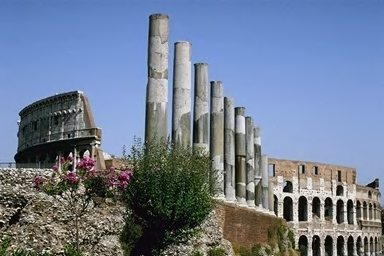
#> input picture data/test/202.jpg, 384 x 256 px
$ python test_lbp.py
#> lines starting #> are read from the running program, lines starting #| are printed output that depends on the picture; long printed decimals are rounded
### app/descriptors/lbp.py
import cv2
import numpy as np


def extract_lbp_histogram(
    image_path,
    radius=1,
    n_points=8
):
    """
    Extract a Local Binary Pattern (LBP) histogram.

    Parameters
    ----------
    image_path : str or Path
        Path to the image.

    radius : int
        Radius of the circular neighborhood.

    n_points : int
        Number of neighboring points.

    Returns
    -------
    numpy.ndarray
        Normalized LBP histogram.
    """
#> called with radius = 1, n_points = 8

    # --------------------------------------------------------
    # 1. Read image
    # --------------------------------------------------------

    image = cv2.imread(str(image_path))
#> image is the input picture: shape (256, 384, 3); mean B, G, R 146.9, 125.1, 111.8

    if image is None:
        raise ValueError(
            f"Impossible de lire l'image : {image_path}"
        )

    # --------------------------------------------------------
    # 2. Convert to grayscale
    # --------------------------------------------------------

    gray = cv2.cvtColor(
        image,
        cv2.COLOR_BGR2GRAY
    )
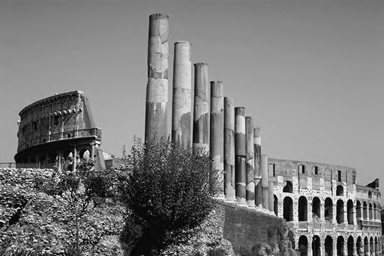
#> gray: shape (256, 384); min 0, max 254, mean 123.6

    # --------------------------------------------------------
    # 3. Calculate LBP
    # --------------------------------------------------------

    lbp = np.zeros_like(
        gray,
        dtype=np.uint8
    )

    height, width = gray.shape
#> height = 256; width = 384

    for y in range(radius, height - radius):

        for x in range(radius, width - radius):

            center = gray[y, x]

            binary_value = 0

            for point in range(n_points):

                angle = (
                    2 * np.pi * point / n_points
                )

                neighbor_x = int(
                    round(
                        x + radius * np.cos(angle)
                    )
                )

                neighbor_y = int(
                    round(
                        y - radius * np.sin(angle)
                    )
                )

                neighbor = gray[
                    neighbor_y,
                    neighbor_x
                ]

                if neighbor >= center:

                    binary_value |= (
                        1 << point
                    )

            lbp[y, x] = binary_value
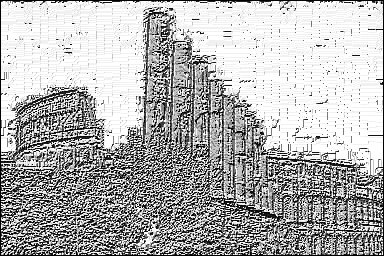
#> lbp: shape (256, 384); min 0, max 255, mean 177.1

    # --------------------------------------------------------
    # 4. Build histogram
    # --------------------------------------------------------

    histogram, _ = np.histogram(
        lbp.ravel(),
        bins=256,
        range=(0, 256)
    )
#> histogram = 256 values, max 25517 at index 255, min 6 at index 170, mean 384

    # --------------------------------------------------------
    # 5. Normalize histogram
    # --------------------------------------------------------

    histogram = histogram.astype(
        np.float32
    )

    histogram /= (
        histogram.sum() + 1e-8
    )
#> histogram = 256 values, max 0.26 at index 255, min 6.1e-05 at index 170, mean 0.00391

    return histogram

### scripts/test_lbp.py
from pathlib import Path
import sys

import numpy as np


# ============================================================
# PROJECT ROOT
# ============================================================

PROJECT_ROOT = Path(__file__).resolve().parents[1]

sys.path.insert(
    0,
    str(PROJECT_ROOT)
)


# ============================================================
# IMPORT
# ============================================================

from app.descriptors.lbp import (
    extract_lbp_histogram
)


# ============================================================
# TEST IMAGE
# ============================================================

IMAGE_PATH = (
    PROJECT_ROOT
    / "data"
    / "test"
    / "202.jpg"
)


# ============================================================
# EXTRACT LBP
# ============================================================

feature = extract_lbp_histogram(
    IMAGE_PATH
)
#> feature has the same summary as histogram in extract_lbp_histogram


# ============================================================
# DISPLAY RESULTS
# ============================================================

print("=" * 60)
print("TEST LBP")
print("=" * 60)

print(
    f"Image : {IMAGE_PATH.name}"
)

print(
    f"Dimension du descripteur : {feature.shape[0]}"
)
#| Dimension du descripteur : 256

print(
    f"Somme du histogramme : {feature.sum():.6f}"
)
#| Somme du histogramme : 1.000

print(
    f"Minimum : {feature.min():.6f}"
)
#| Minimum : 6.1e-05

print(
    f"Maximum : {feature.max():.6f}"
)
#| Maximum : 0.2596

print(
    "\nPremières valeurs :"
)

print(
    feature[:20]
)
#| [0.04865 0.008809 0.00413 0.004618 0.008291 0.001617
#|  0.003672 0.005188 0.004079 0.0009867 0.0007528 0.000651
#|  0.003682 0.001119 0.003215 0.005951 0.007385 0.002858
#|  0.001088 0.0008443]

print("=" * 60)

$ run again, with data/test/204.jpg copied over data/test/202.jpg
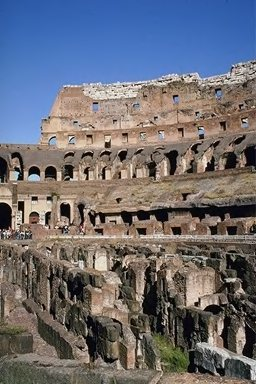
#> input picture data/test/204.jpg, 256 x 384 px
#> in extract_lbp_histogram, image is the input picture: shape (384, 256, 3); mean B, G, R 116.2, 108.4, 108.3
#> in extract_lbp_histogram, `gray = cv2.cvtColor( image, cv2.COLOR_BGR2GRAY )`:
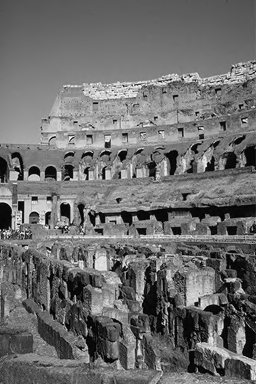
#> gray: shape (384, 256); min 0, max 251, mean 109.3
#> after the loop in extract_lbp_histogram, `for y in range(radius, height - radius):`:
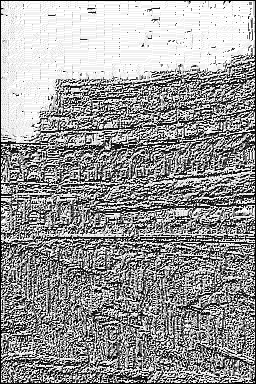
#> lbp: shape (384, 256); min 0, max 255, mean 153.1
#> in extract_lbp_histogram, `histogram, _ = np.histogram( lbp.ravel(), bins=256, range=(0, 256) )`: histogram = 256 values, max 13795 at index 255, min 20 at index 170, mean 384
#> in extract_lbp_histogram, `histogram /= ( histogram.sum() + 1e-8 )`: histogram = 256 values, max 0.14 at index 255, min 0.000203 at index 170, mean 0.00391
#> feature has the same summary as histogram in extract_lbp_histogram
#| Dimension du descripteur : 256
#| Somme du histogramme : 1.000
#| Minimum : 0.000203
#| Maximum : 0.1403
#| [0.06834 0.01275 0.006195 0.005015 0.01062 0.002096
#|  0.005046 0.005646 0.006337 0.001862 0.001658 0.001221
#|  0.005178 0.001658 0.007751 0.008596 0.01188 0.004435
#|  0.002238 0.001353]
